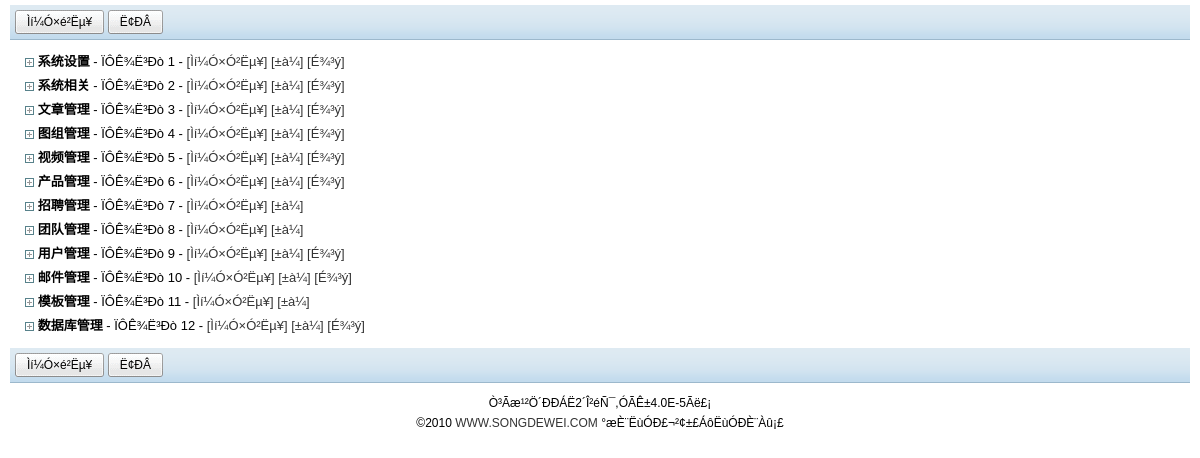
The page /admin/admin_actions.php (signed in) on the database its author committed.
### tables this page shows
CREATE TABLE `sdw_admin_action` (
  `action_id` int(11) NOT NULL auto_increment,
  `action_up` int(11) default NULL,
  `action_name` varchar(30) default NULL,
  `action_code` varchar(200) default NULL,
  `action_type` int(11) NOT NULL default '0',
  `action_link` varchar(50) default NULL,
  `action_order` int(11) NOT NULL default '0',
  `action_show` smallint(6) default '1',
  PRIMARY KEY  (`action_id`)
);

### include/db_mysql.php (called while the page is built, shortened)
<?php
Class DB {
	function query($SQL,$method=''){
		$GLOBALS['tablepre']=='sdw_' or $SQL=str_replace('sdw_',$GLOBALS['tablepre'],$SQL);
		if($method=='U_B' && function_exists('mysql_unbuffered_query')){
			$query = mysql_unbuffered_query($SQL);
		}else{
			$query = mysql_query($SQL);
		}
		return $query;
	}
}
?>

### sysdata/templates_c/admin/%%B0^B0F^B0F70C9C%%admin_actions.htm.php (the view, shortened to what this page needs)
<?php $_smarty_tpl_vars = $this->_tpl_vars;
$this->_tpl_vars = $_smarty_tpl_vars;
 ?>
<?php if ($this->_tpl_vars['action'] == 'addnew' || $this->_tpl_vars['action'] == 'edit'): ?>
<div class="main-div">
<div class="toolbar">
    <span class="btn btn-dft" onclick="check_action_submit(document.actions)" onmouseover="this.className='btn btn-hover'" onmouseup="this.className='btn btn-hover'" onmousedown="this.className='btn btn-active'" onmouseout="this.className='btn btn-dft'" tabindex="0"><span><?php echo $this->_tpl_vars['lang']['save']; ?>
</span></span>
    <span class="btn btn-dft" onclick="Location('<?php echo $_SERVER['PHP_SELF']; ?>
')" onmouseover="this.className='btn btn-hover'" onmouseup="this.className='btn btn-hover'" onmousedown="this.className='btn btn-active'" onmouseout="this.className='btn btn-dft'" tabindex="0"><span><?php echo $this->_tpl_vars['lang']['back_list']; ?>
</span></span>
	<span class="btn btn-dft" onclick="window.location.reload()" onmouseover="this.className='btn btn-hover'" onmouseup="this.className='btn btn-hover'" onmousedown="this.className='btn btn-active'" onmouseout="this.className='btn btn-dft'" tabindex="0"><span><?php echo $this->_tpl_vars['lang']['refresh']; ?>
</span></span>
</div>
<form name="actions" method="post" action="<?php echo $_SERVER['PHP_SELF']; ?>
?action=save">
  <input type="hidden" name="action_id" value="<?php echo $this->_tpl_vars['myaction']['action_id']; ?>
" />
  <table border="0" cellspacing="0" class="form-table">
    <tr>
      <td width="90"><?php echo $this->_tpl_vars['lang']['action_name']; ?>
£º</td>
      <td><input name="action_name" type="text" id="action_name" value="<?php echo $this->_tpl_vars['myaction']['action_name']; ?>
" class="textinput" style="width:300px;" /></td>
    </tr>
	<?php if ($this->_tpl_vars['action_up'] != 0 || $this->_tpl_vars['myaction']['action_up'] != 0): ?>
    <tr>
      <td><?php echo $this->_tpl_vars['lang']['action_up']; ?>
£º</td>
      <td>
	  <select name="action_up" id="action_up">
	  <?php $_from = $this->_tpl_vars['actions']['0']; if (!is_array($_from) && !is_object($_from)) { settype($_from, 'array'); }if (count($_from)):
    foreach ($_from as $this->_tpl_vars['group']):
?>
	  <option value="<?php echo $this->_tpl_vars['group']['action_id']; ?>
" <?php if ($this->_tpl_vars['group']['action_id'] == $this->_tpl_vars['action_up']): ?>selected="selected"<?php endif; ?>><?php echo $this->_tpl_vars['group']['action_name']; ?>
</option>
	  <?php endforeach; endif; unset($_from); ?>
      </select>
      </td>
    </tr>
	<?php endif; ?>
    <tr>
      <td><?php echo $this->_tpl_vars['lang']['action_code']; ?>
£º</td>
      <td><input name="action_code" type="text" id="action_code" value="<?php echo $this->_tpl_vars['myaction']['action_code']; ?>
"  class="textinput" style="width:300px;"<?php if ($this->_tpl_vars['action'] == 'edit' && $this->_tpl_vars['myaction']['action_type'] == 0): ?> readonly<?php endif; ?> /></td>
    </tr>
    <tr>
      <td><?php echo $this->_tpl_vars['lang']['action_link']; ?>
£º</td>
      <td><input name="action_link" type="text" id="action_link" value="<?php echo $this->_tpl_vars['myaction']['action_link']; ?>
"  class="textinput" style="width:300px;"<?php if ($this->_tpl_vars['action'] == 'edit' && $this->_tpl_vars['myaction']['action_type'] == 0): ?> readonly<?php endif; ?> /></td>
    </tr>
	  <tr>
      <td height="10" colspan="2"></td>
  </tr>
  </table>
</form>
<div class="toolbar">
    <span class="btn btn-dft" onclick="check_action_submit(document.actions)" onmouseover="this.className='btn btn-hover'" onmouseup="this.className='btn btn-hover'" onmousedown="this.className='btn btn-active'" onmouseout="this.className='btn btn-dft'" tabindex="0"><span><?php echo $this->_tpl_vars['lang']['save']; ?>
</span></span>
    <span class="btn btn-dft" onclick="Location('<?php echo $_SERVER['PHP_SELF']; ?>
')" onmouseover="this.className='btn btn-hover'" onmouseup="this.className='btn btn-hover'" onmousedown="this.className='btn btn-active'" onmouseout="this.className='btn btn-dft'" tabindex="0"><span><?php echo $this->_tpl_vars['lang']['back_list']; ?>
</span></span>
	<span class="btn btn-dft" onclick="window.location.reload()" onmouseover="this.className='btn btn-hover'" onmouseup="this.className='btn btn-hover'" onmousedown="this.className='btn btn-active'" onmouseout="this.className='btn btn-dft'" tabindex="0"><span><?php echo $this->_tpl_vars['lang']['refresh']; ?>
</span></span>
</div>
</div>
<?php else: ?>
<div class="main-div">
<div class="toolbar">
    <span class="btn btn-dft" onclick="Location('<?php echo $_SERVER['PHP_SELF']; ?>
?action=addnew')" onmouseover="this.className='btn btn-hover'" onmouseup="this.className='btn btn-hover'" onmousedown="this.className='btn btn-active'" onmouseout="this.className='btn btn-dft'" tabindex="0"><span><?php echo $this->_tpl_vars['lang']['action_group']; ?>
</span></span>
	<span class="btn btn-dft" onclick="window.location.reload()" onmouseover="this.className='btn btn-hover'" onmouseup="this.className='btn btn-hover'" onmousedown="this.className='btn btn-active'" onmouseout="this.className='btn btn-dft'" tabindex="0"><span><?php echo $this->_tpl_vars['lang']['refresh']; ?>
</span></span>
</div>
<div class="blank"></div>
<?php $_from = $this->_tpl_vars['actions']['0']; if (!is_array($_from) && !is_object($_from)) { settype($_from, 'array'); }if (count($_from)):
    foreach ($_from as $this->_tpl_vars['group']):
?>
   <div style="padding-left:15px; font-size:13px; height:24px; line-height:24px; text-align:left; clear:both;">
        <img src="images/menu_plus.gif" border="0" align="absmiddle" id="img_<?php echo $this->_tpl_vars['group']['action_id']; ?>
" onclick="ChangeMenu(<?php echo $this->_tpl_vars['group']['action_id']; ?>
)"/>
        <b><span onclick="Edit(this,'edit_name',<?php echo $this->_tpl_vars['group']['action_id']; ?>
)"><?php echo $this->_tpl_vars['group']['action_name']; ?>
</span></b> -
        <?php echo $this->_tpl_vars['lang']['action_order']; ?>
 <span onclick="javascript:Edit(this,'edit_myorder',<?php echo $this->_tpl_vars['group']['action_id']; ?>
);"><?php echo $this->_tpl_vars['group']['action_order']; ?>
</span> -
        <a href="<?php echo $_SERVER['PHP_SELF']; ?>
?action=addnew&action_up=<?php echo $this->_tpl_vars['group']['action_id']; ?>
" style="font-weight:100;">[<?php echo $this->_tpl_vars['lang']['action_menu']; ?>
]</a>
        <a href="<?php echo $_SERVER['PHP_SELF']; ?>
?action=edit&action_id=<?php echo $this->_tpl_vars['group']['action_id']; ?>
">[<?php echo $this->_tpl_vars['lang']['edit']; ?>
]</a>
        <?php if ($this->_tpl_vars['group']['action_type'] != 0): ?>
        <a href="<?php echo $_SERVER['PHP_SELF']; ?>
?action=drop&action_id=<?php echo $this->_tpl_vars['group']['action_id']; ?>
" onclick="return confirm('<?php echo $this->_tpl_vars['lang']['drop_confirm']; ?>
')">[<?php echo $this->_tpl_vars['lang']['drop']; ?>
]</a>
        <?php endif; ?>
  </div>
<?php endforeach; endif; unset($_from); ?>
</div>
<div class="toolbar">
    <span class="btn btn-dft" onclick="Location('<?php echo $_SERVER['PHP_SELF']; ?>
?action=addnew')" onmouseover="this.className='btn btn-hover'" onmouseup="this.className='btn btn-hover'" onmousedown="this.className='btn btn-active'" onmouseout="this.className='btn btn-dft'" tabindex="0"><span><?php echo $this->_tpl_vars['lang']['action_group']; ?>
</span></span>
	<span class="btn btn-dft" onclick="window.location.reload()" onmouseover="this.className='btn btn-hover'" onmouseup="this.className='btn btn-hover'" onmousedown="this.className='btn btn-active'" onmouseout="this.className='btn btn-dft'" tabindex="0"><span><?php echo $this->_tpl_vars['lang']['refresh']; ?>
</span></span>
</div>
<?php endif; ?>

### admin/images/style.css (style rules this page uses)
* { padding:0px; margin:0px;word-wrap:break-word; }
body { padding: 5px 10px; font:12px Arial; background:#ffffff; }
a { color:#333333; text-decoration:none; }
.main-div { background: #FFF;margin-bottom: 10px; }
.blank { clear:both;height:10px;line-height:10px; }
.btn,.btn span { background-image:url(bg.png); background-repeat:no-repeat; background-attachment:scroll; background-color:transparent; cursor:pointer; overflow:hidden; text-align:center; white-space:nowrap; border:0 none; color:#000000; margin:0; overflow:hidden; text-decoration:none; display:inline-block; }
.btn { height:24px; vertical-align:middle; }
.btn span { line-height:15px; margin-right:3px; padding:5px 9px 4px 12px; }
.btn-dft span { background-position:-1692px 0; }
.btn-dft { background-position:100% -24px; }
.toolbar { background-image:url(bgx.png); background-repeat:repeat-x; background-position:0px -144px; height:30px; clear:both; padding:5px 5px 0px 5px; position:relative; vertical-align:middle; display:block; z-index:auto; }

### rows shown on the page
sdw_admin_action: action_name "系统设置", _tpl_vars "ÏÔÊ¾Ë³Ðò", action_order "1", _tpl_vars "Ìí¼Ó×Ó²Ëµ¥", _tpl_vars "±à¼­", _tpl_vars "É¾³ý"
sdw_admin_action: action_name "系统相关", _tpl_vars "ÏÔÊ¾Ë³Ðò", action_order "2", _tpl_vars "Ìí¼Ó×Ó²Ëµ¥", _tpl_vars "±à¼­", _tpl_vars "É¾³ý"
sdw_admin_action: action_name "文章管理", _tpl_vars "ÏÔÊ¾Ë³Ðò", action_order "3", _tpl_vars "Ìí¼Ó×Ó²Ëµ¥", _tpl_vars "±à¼­", _tpl_vars "É¾³ý"
sdw_admin_action: action_name "图组管理", _tpl_vars "ÏÔÊ¾Ë³Ðò", action_order "4", _tpl_vars "Ìí¼Ó×Ó²Ëµ¥", _tpl_vars "±à¼­", _tpl_vars "É¾³ý"
sdw_admin_action: action_name "视频管理", _tpl_vars "ÏÔÊ¾Ë³Ðò", action_order "5", _tpl_vars "Ìí¼Ó×Ó²Ëµ¥", _tpl_vars "±à¼­", _tpl_vars "É¾³ý"
sdw_admin_action: action_name "产品管理", _tpl_vars "ÏÔÊ¾Ë³Ðò", action_order "6", _tpl_vars "Ìí¼Ó×Ó²Ëµ¥", _tpl_vars "±à¼­", _tpl_vars "É¾³ý"
sdw_admin_action: action_name "招聘管理", _tpl_vars "ÏÔÊ¾Ë³Ðò", action_order "7", _tpl_vars "Ìí¼Ó×Ó²Ëµ¥", _tpl_vars "±à¼­"
sdw_admin_action: action_name "团队管理", _tpl_vars "ÏÔÊ¾Ë³Ðò", action_order "8", _tpl_vars "Ìí¼Ó×Ó²Ëµ¥", _tpl_vars "±à¼­"
sdw_admin_action: action_name "用户管理", _tpl_vars "ÏÔÊ¾Ë³Ðò", action_order "9", _tpl_vars "Ìí¼Ó×Ó²Ëµ¥", _tpl_vars "±à¼­", _tpl_vars "É¾³ý"
sdw_admin_action: action_name "邮件管理", _tpl_vars "ÏÔÊ¾Ë³Ðò", action_order "10", _tpl_vars "Ìí¼Ó×Ó²Ëµ¥", _tpl_vars "±à¼­", _tpl_vars "É¾³ý"
sdw_admin_action: action_name "模板管理", _tpl_vars "ÏÔÊ¾Ë³Ðò", action_order "11", _tpl_vars "Ìí¼Ó×Ó²Ëµ¥", _tpl_vars "±à¼­"
sdw_admin_action: action_name "数据库管理", _tpl_vars "ÏÔÊ¾Ë³Ðò", action_order "12", _tpl_vars "Ìí¼Ó×Ó²Ëµ¥", _tpl_vars "±à¼­", _tpl_vars "É¾³ý"

### other values the page prints
$this->_tpl_vars['lang']['action_group'] "Ìí¼Ó×é²Ëµ¥"
$this->_tpl_vars['lang']['refresh'] "Ë¢ÐÂ"
$this->_tpl_vars['query_info'] "Ò³Ãæ¹²Ö´ÐÐÁË2´Î²éÑ¯,ÓÃÊ±4.0E-5Ãë£¡"
